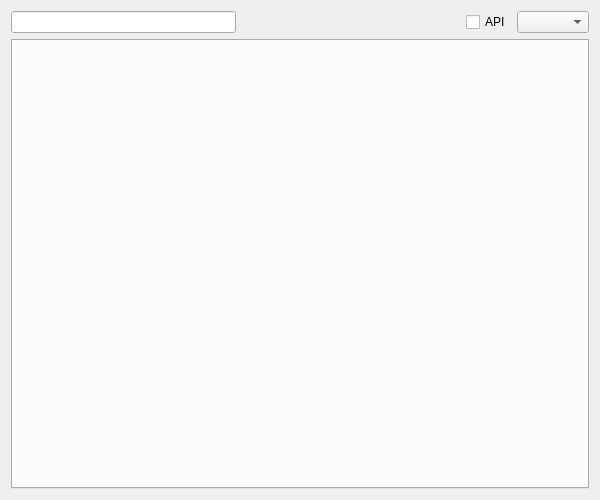
<?xml version="1.0" encoding="UTF-8"?>
<ui version="4.0">
 <class>QueryWidget</class>
 <widget class="QWidget" name="QueryWidget">
  <property name="geometry">
   <rect>
    <x>0</x>
    <y>0</y>
    <width>600</width>
    <height>500</height>
   </rect>
  </property>
  <property name="windowTitle">
   <string>Form</string>
  </property>
  <layout class="QVBoxLayout" name="verticalLayout">
   <item>
    <layout class="QHBoxLayout" name="horizontalLayout">
     <item>
      <widget class="QLineEdit" name="searchEdit"/>
     </item>
     <item>
      <spacer name="horizontalSpacer">
       <property name="orientation">
        <enum>Qt::Orientation::Horizontal</enum>
       </property>
       <property name="sizeHint" stdset="0">
        <size>
         <width>40</width>
         <height>20</height>
        </size>
       </property>
      </spacer>
     </item>
     <item>
      <widget class="QCheckBox" name="useAPICheckBox">
       <property name="text">
        <string>API</string>
       </property>
      </widget>
     </item>
     <item>
      <widget class="QComboBox" name="comboBox"/>
     </item>
    </layout>
   </item>
   <item>
    <widget class="QTabWidget" name="tabWidget">
     <property name="tabShape">
      <enum>QTabWidget::TabShape::Rounded</enum>
     </property>
     <property name="currentIndex">
      <number>-1</number>
     </property>
     <property name="iconSize">
      <size>
       <width>16</width>
       <height>16</height>
      </size>
     </property>
     <property name="usesScrollButtons">
      <bool>false</bool>
     </property>
     <property name="documentMode">
      <bool>false</bool>
     </property>
     <property name="tabsClosable">
      <bool>true</bool>
     </property>
     <property name="movable">
      <bool>true</bool>
     </property>
     <property name="tabBarAutoHide">
      <bool>false</bool>
     </property>
    </widget>
   </item>
  </layout>
 </widget>
 <resources/>
 <connections/>
</ui>
